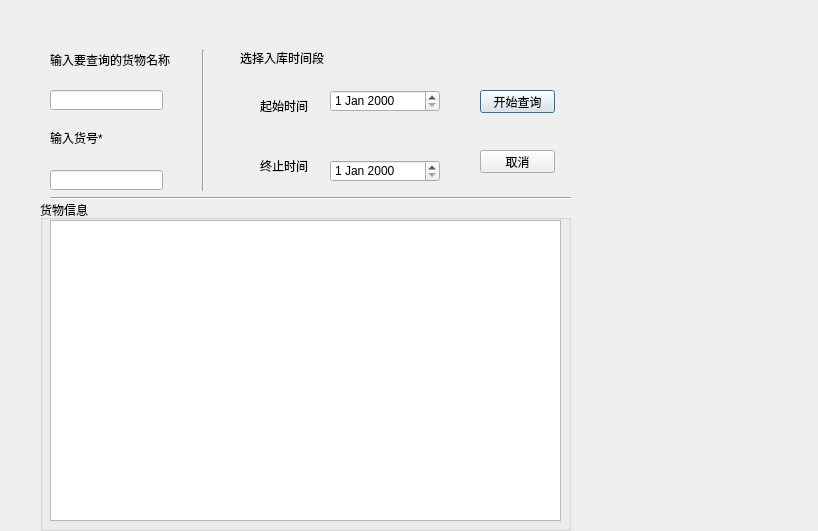
<?xml version="1.0" encoding="UTF-8"?>
<ui version="4.0">
 <class>AskGoodToLookDlg</class>
 <widget class="QDialog" name="AskGoodToLookDlg">
  <property name="geometry">
   <rect>
    <x>0</x>
    <y>0</y>
    <width>818</width>
    <height>531</height>
   </rect>
  </property>
  <property name="windowTitle">
   <string>Dialog</string>
  </property>
  <widget class="QLabel" name="label">
   <property name="geometry">
    <rect>
     <x>50</x>
     <y>50</y>
     <width>131</width>
     <height>20</height>
    </rect>
   </property>
   <property name="text">
    <string>输入要查询的货物名称</string>
   </property>
  </widget>
  <widget class="QLabel" name="label_2">
   <property name="geometry">
    <rect>
     <x>50</x>
     <y>130</y>
     <width>121</width>
     <height>16</height>
    </rect>
   </property>
   <property name="text">
    <string>输入货号*</string>
   </property>
  </widget>
  <widget class="QLineEdit" name="editGoodName">
   <property name="geometry">
    <rect>
     <x>50</x>
     <y>90</y>
     <width>113</width>
     <height>20</height>
    </rect>
   </property>
  </widget>
  <widget class="QLineEdit" name="editGoodNo">
   <property name="geometry">
    <rect>
     <x>50</x>
     <y>170</y>
     <width>113</width>
     <height>20</height>
    </rect>
   </property>
  </widget>
  <widget class="QLabel" name="label_3">
   <property name="geometry">
    <rect>
     <x>240</x>
     <y>50</y>
     <width>101</width>
     <height>16</height>
    </rect>
   </property>
   <property name="text">
    <string>选择入库时间段</string>
   </property>
  </widget>
  <widget class="QDateEdit" name="dateFrom">
   <property name="geometry">
    <rect>
     <x>330</x>
     <y>90</y>
     <width>110</width>
     <height>22</height>
    </rect>
   </property>
  </widget>
  <widget class="QLabel" name="label_4">
   <property name="geometry">
    <rect>
     <x>260</x>
     <y>100</y>
     <width>54</width>
     <height>12</height>
    </rect>
   </property>
   <property name="text">
    <string>起始时间</string>
   </property>
  </widget>
  <widget class="Line" name="line">
   <property name="geometry">
    <rect>
     <x>193</x>
     <y>50</y>
     <width>20</width>
     <height>141</height>
    </rect>
   </property>
   <property name="orientation">
    <enum>Qt::Vertical</enum>
   </property>
  </widget>
  <widget class="QLabel" name="label_5">
   <property name="geometry">
    <rect>
     <x>260</x>
     <y>160</y>
     <width>54</width>
     <height>12</height>
    </rect>
   </property>
   <property name="text">
    <string>终止时间</string>
   </property>
  </widget>
  <widget class="QDateEdit" name="dateTo">
   <property name="geometry">
    <rect>
     <x>330</x>
     <y>160</y>
     <width>110</width>
     <height>22</height>
    </rect>
   </property>
  </widget>
  <widget class="QPushButton" name="queryBtn">
   <property name="geometry">
    <rect>
     <x>480</x>
     <y>90</y>
     <width>75</width>
     <height>23</height>
    </rect>
   </property>
   <property name="text">
    <string>开始查询</string>
   </property>
  </widget>
  <widget class="QPushButton" name="cancleBtn">
   <property name="geometry">
    <rect>
     <x>480</x>
     <y>150</y>
     <width>75</width>
     <height>23</height>
    </rect>
   </property>
   <property name="text">
    <string>取消</string>
   </property>
  </widget>
  <widget class="Line" name="line_2">
   <property name="geometry">
    <rect>
     <x>50</x>
     <y>190</y>
     <width>521</width>
     <height>16</height>
    </rect>
   </property>
   <property name="orientation">
    <enum>Qt::Horizontal</enum>
   </property>
  </widget>
  <widget class="QGroupBox" name="groupBox">
   <property name="geometry">
    <rect>
     <x>40</x>
     <y>200</y>
     <width>531</width>
     <height>331</height>
    </rect>
   </property>
   <property name="title">
    <string>货物信息</string>
   </property>
   <widget class="QListView" name="listView">
    <property name="geometry">
     <rect>
      <x>10</x>
      <y>20</y>
      <width>511</width>
      <height>301</height>
     </rect>
    </property>
   </widget>
  </widget>
 </widget>
 <resources/>
 <connections/>
</ui>
